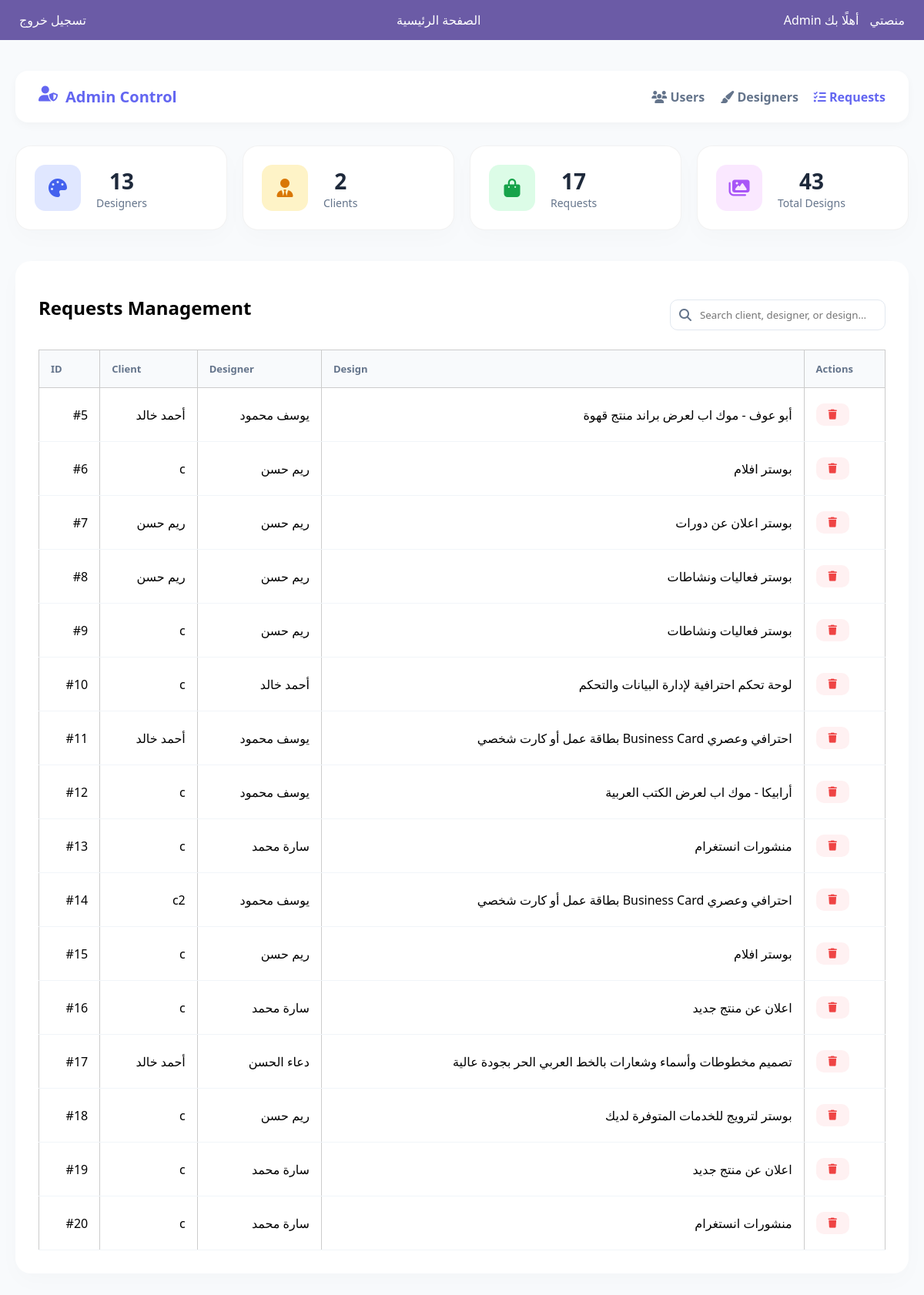
Screenshot of /admin/requests (signed in) with the database file from the repository.
### tables this page shows
CREATE TABLE requests (
    id INTEGER PRIMARY KEY AUTOINCREMENT,
        client_id INTEGER NOT NULL,
            designer_id INTEGER NOT NULL,
                design_id INTEGER,
                    description TEXT NOT NULL,
                        status TEXT DEFAULT 'مفتوح',
                            created_at TIMESTAMP DEFAULT CURRENT_TIMESTAMP
                            , chat_enabled INTEGER DEFAULT 0);

CREATE TABLE users (
            id INTEGER PRIMARY KEY AUTOINCREMENT,
            username TEXT NOT NULL,
            email TEXT NOT NULL,
            password TEXT NOT NULL,
            role TEXT NOT NULL
        , active INTEGER DEFAULT 1, bio TEXT DEFAULT '', portfolio TEXT DEFAULT '', specialty TEXT DEFAULT '', work_type TEXT DEFAULT '', analysis_result TEXT, avatar TEXT DEFAULT NULL);

CREATE TABLE designs (
    id INTEGER PRIMARY KEY AUTOINCREMENT,
    designer_id INTEGER,
    title TEXT,
    description TEXT,
    image_path TEXT,
    FOREIGN KEY (designer_id) REFERENCES users(id)
);

### app/admin/routes.py (the view)
@admin_bp.route('/requests')
def dashboard_admin_requests():
    if 'role' not in session or session['role'] != 'admin':
        flash('غير مسموح بالدخول!')
        return redirect(url_for('auth.login'))
    conn = sqlite3.connect(Config.DATABASE)
    conn.row_factory = sqlite3.Row
    requests = conn.execute("""
        SELECT
            r.*,
            client.username AS client_username,
            designer.username AS designer_username,
            d.title AS design_title
        FROM requests r
        JOIN users client ON r.client_id = client.id
        JOIN users designer ON r.designer_id = designer.id
        JOIN designs d ON r.design_id = d.id;
        """).fetchall()
    users_count = conn.execute("SELECT COUNT(*) FROM users").fetchone()[0]
    designers_count = conn.execute("SELECT COUNT(*) FROM users WHERE role='designer'").fetchone()[0]
    clients_count = conn.execute("SELECT COUNT(*) FROM users WHERE role='client'").fetchone()[0]
    requests_count = conn.execute("SELECT COUNT(*) FROM requests").fetchone()[0]
    designs_count = conn.execute("SELECT COUNT(*) FROM designs").fetchone()[0]
    conn.close()
    return render_template(
        "admin/dashboard_admin_requests.html",
        requests=requests,
        users_count=users_count,
        designers_count=designers_count,
        clients_count=clients_count, # مررناها لهون
        requests_count=requests_count,
        designs_count=designs_count
    )

### app/admin/templates/admin/dashboard_admin_requests.html (shortened to what this page needs)
{% extends "base.html" %}
{% block content %}
<link rel="stylesheet" href="https://cdnjs.cloudflare.com/ajax/libs/font-awesome/6.4.0/css/all.min.css">
<div class="admin-container">
    <header class="admin-header">
        <div class="brand">
            <i class="fas fa-user-shield"></i>
            <span>Admin Control</span>
        </div>
        <nav class="top-nav">
            <ul class="nav-links">
                <li><a href="{{ url_for('admin.dashboard_admin') }}"><i class="fas fa-users"></i> Users</a></li>
                <li><a href="{{ url_for('admin.dashboard_admin_designers') }}"><i class="fas fa-paint-brush"></i> Designers</a></li>
                <li><a href="{{ url_for('admin.dashboard_admin_requests') }}" class="active"><i class="fas fa-tasks"></i> Requests</a></li>
            </ul>
        </nav>
    </header>
    <section class="stats-grid">
        <div class="stat-card designers"><div class="stat-icon-wrapper"><i class="fas fa-palette"></i></div><div class="stat-data"><h3>{{ designers_count }}</h3><p>Designers</p></div></div>
        <div class="stat-card clients"><div class="stat-icon-wrapper"><i class="fas fa-user-tie"></i></div><div class="stat-data"><h3>{{ clients_count }}</h3><p>Clients</p></div></div>
        <div class="stat-card orders"><div class="stat-icon-wrapper"><i class="fas fa-shopping-bag"></i></div><div class="stat-data"><h3>{{ requests_count }}</h3><p>Requests</p></div></div>
        <div class="stat-card library"><div class="stat-icon-wrapper"><i class="fas fa-images"></i></div><div class="stat-data"><h3>{{ designs_count }}</h3><p>Total Designs</p></div></div>
    </section>
    <section class="table-wrapper">
        <div class="table-title-area">
            <h2>Requests Management</h2>
            <div class="search-box">
                <i class="fas fa-search"></i>
                <input type="text" id="requestSearch" placeholder="Search client, designer, or design...">
            </div>
        </div>
        <div class="table-responsive">
            <table class="admin-table" id="requestsTable">
                <thead>
                    <tr>
                        <th>ID</th>
                        <th>Client</th>
                        <th>Designer</th>
                        <th>Design</th>
                        <th class="text-center">Actions</th>
                    </tr>
                </thead>
                <tbody>
                    {% for request in requests %}
                    <tr>
                        <td>#{{ request.id }}</td>
                        <td class="client">{{ request.client_username }}</td>
                        <td class="designer">{{ request.designer_username }}</td>
                        <td class="design">{{ request.design_title }}</td>
                        <td>
                            <div class="btn-group">
                                <a href="{{ url_for('admin.delete_request', request_id=request.id) }}" class="btn-icon delete" onclick="return confirm('Confirm Delete?')">
                                    <i class="fas fa-trash"></i>
                                </a>
                            </div>
                        </td>
                    </tr>
                    {% endfor %}
                </tbody>
            </table>
        </div>
    </section>
</div>
{% endblock %}

### app/static/style.css (style rules this page uses)
* { margin: 0; padding: 0; box-sizing: border-box; font-family: 'Segoe UI', Tahoma, Geneva, Verdana, sans-serif; }
body { direction: rtl; background-color: #f5f6fa; }
.stat-card { background-color: #2f3640; color: white; padding: 20px; border-radius: 10px; flex: 1; text-align: center; font-size: 1.2em; }
table { width: 100%; border-collapse: collapse; margin-top: 20px; }
th, td { border: 1px solid #ccc; padding: 10px; text-align: right; }
th { background-color: #40739e; color: white; }
.search-box { display: flex; margin-top: 20px; }
.search-box input { width: 300px; padding: 10px; }

### app/admin/templates/admin/dashboard_admin_requests.html (style rules this page uses)
:root { --primary: #6366f1; --success: #22c55e; --danger: #ef4444; --warning: #f59e0b; --bg-body: #f8fafc; --card-bg: #ffffff; --text-dark: #1e293b; --text-muted: #64748b; }
body { background-color: var(--bg-body); font-family: 'Plus Jakarta Sans', sans-serif; }
.admin-container { max-width: 1200px; margin: 40px auto; padding: 0 20px; direction: ltr; }
.admin-header { display: flex; justify-content: space-between; align-items: center; background: var(--card-bg); padding: 20px 30px; border-radius: 16px; box-shadow: 0 4px 12px rgba(0,0,0,0.03); margin-bottom: 30px; }
.brand { font-size: 20px; font-weight: 800; color: var(--primary); display: flex; gap: 10px; }
.nav-links { list-style: none; display: flex; gap: 20px; margin: 0; padding: 0; }
.nav-links a { text-decoration: none; color: var(--text-muted); font-weight: 600; transition: 0.3s; }
.nav-links a.active, .nav-links a:hover { color: var(--primary); }
.stats-grid { display: grid; grid-template-columns: repeat(auto-fit, minmax(240px, 1fr)); gap: 20px; margin-bottom: 40px; }
.stat-card { background: var(--card-bg); padding: 24px; border-radius: 20px; display: flex; align-items: center; gap: 20px; box-shadow: 0 10px 30px rgba(0,0,0,0.02); border: 1px solid rgba(0,0,0,0.05); }
.stat-icon-wrapper { width: 60px; height: 60px; border-radius: 14px; display: flex; align-items: center; justify-content: center; font-size: 24px; }
.designers .stat-icon-wrapper { background: #e0e7ff; color: #4361ee; }
.clients .stat-icon-wrapper { background: #fef3c7; color: #d97706; }
.orders .stat-icon-wrapper { background: #dcfce7; color: #16a34a; }
.library .stat-icon-wrapper { background: #fae8ff; color: #a855f7; }
.stat-data h3 { font-size: 28px; font-weight: 800; margin: 0; color: var(--text-dark); }
.stat-data p { font-size: 14px; color: var(--text-muted); margin: 0; }
.table-wrapper { background: var(--card-bg); border-radius: 20px; padding: 30px; box-shadow: 0 10px 30px rgba(0,0,0,0.02); }
.table-title-area { display: flex; justify-content: space-between; align-items: center; margin-bottom: 25px; gap: 15px; flex-wrap: wrap; }
.search-box { position: relative; min-width: 280px; }
.search-box input { width: 100%; padding: 10px 14px 10px 38px; border-radius: 10px; border: 1px solid #e2e8f0; outline: none; }
.search-box i { position: absolute; left: 12px; top: 50%; transform: translateY(-50%); color: var(--text-muted); }
.admin-table { width: 100%; border-collapse: collapse; }
.admin-table th { text-align: left; padding: 15px; color: var(--text-muted); font-size: 13px; background: #f8fafc; }
.admin-table td { padding: 20px 15px; border-bottom: 1px solid #f1f5f9; }
.btn-group { display: flex; gap: 10px; }
.btn-icon { padding: 8px 16px; border-radius: 10px; text-decoration: none; font-size: 13px; font-weight: 600; display: flex; align-items: center; gap: 5px; }
.btn-icon.delete { background: #fff1f2; color: var(--danger); }

### rows the page displays
requests: id "5", client_username "أحمد خالد", designer_username "يوسف محمود", design_title "أبو عوف - موك اب لعرض براند منتج قهوة"
requests: id "6", client_username "c", designer_username "ريم حسن", design_title "بوستر افلام"
requests: id "7", client_username "ريم حسن", designer_username "ريم حسن", design_title "بوستر اعلان عن دورات"
requests: id "8", client_username "ريم حسن", designer_username "ريم حسن", design_title "بوستر فعاليات ونشاطات"
requests: id "9", client_username "c", designer_username "ريم حسن", design_title "بوستر فعاليات ونشاطات"
requests: id "10", client_username "c", designer_username "أحمد خالد", design_title "لوحة تحكم احترافية لإدارة البيانات والتحكم"
requests: id "11", client_username "أحمد خالد", designer_username "يوسف محمود", design_title "بطاقة عمل أو كارت شخصي Business Card احترافي وعصري"
requests: id "12", client_username "c", designer_username "يوسف محمود", design_title "أرابيكا - موك اب لعرض الكتب العربية"
requests: id "13", client_username "c", designer_username "سارة محمد", design_title "منشورات انستغرام"
requests: id "14", client_username "c2", designer_username "يوسف محمود", design_title "بطاقة عمل أو كارت شخصي Business Card احترافي وعصري"
requests: id "15", client_username "c", designer_username "ريم حسن", design_title "بوستر افلام"
requests: id "16", client_username "c", designer_username "سارة محمد", design_title "اعلان عن منتج جديد"
requests: id "17", client_username "أحمد خالد", designer_username "دعاء الحسن", design_title "تصميم مخطوطات وأسماء وشعارات بالخط العربي الحر بجودة عالية"
requests: id "18", client_username "c", designer_username "ريم حسن", design_title "بوستر لترويج للخدمات المتوفرة لديك"
requests: id "19", client_username "c", designer_username "سارة محمد", design_title "اعلان عن منتج جديد"
requests: id "20", client_username "c", designer_username "سارة محمد", design_title "منشورات انستغرام"

### other values shown
{{ session.get('username') }} "Admin"
{{ designers_count }} "13"
{{ clients_count }} "2"
{{ requests_count }} "17"
{{ designs_count }} "43"
